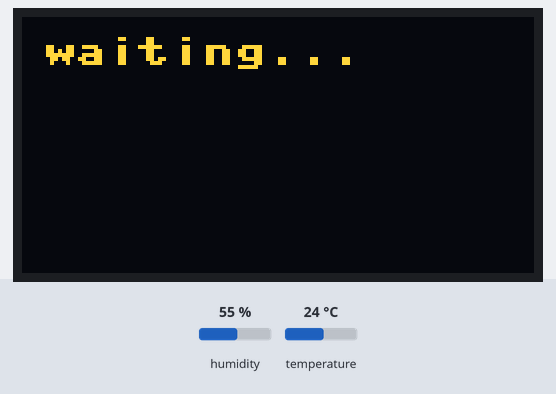
Recording of a program running on a simulated ESP8266 board running MicroPython. Parts: 128×64 one-colour display. The inputs (shaded band) are chosen by the test bench; at power-on: humidity 55 %, temperature 24 °C. The OLED is the two-colour kind (top 16 rows yellow); the clock reads 2024-03-15 10:24:30 at power-on unless the program sets it; web requests get an empty 200 reply after 0.4 s; what the program prints to the serial console is not drawn.

Above: at 1.2 s.
1.3 s: humidity set to 22 %
At 3.8 s:
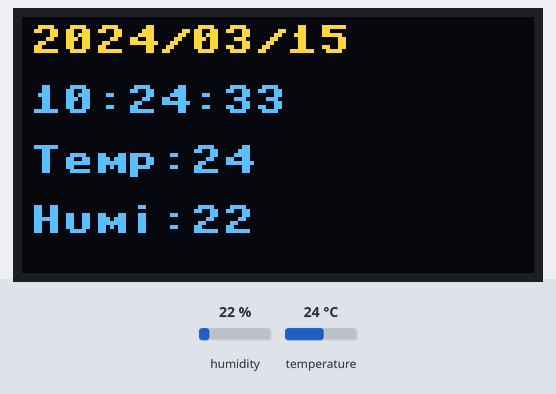
At 5.3 s:
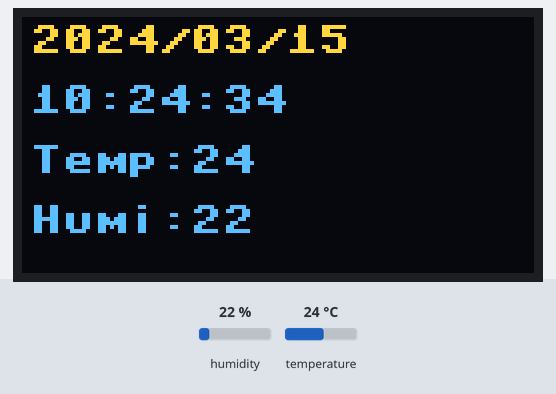
Timing chart, 0 to 6.8 s (numbered marks = the images above; inputs shaded):
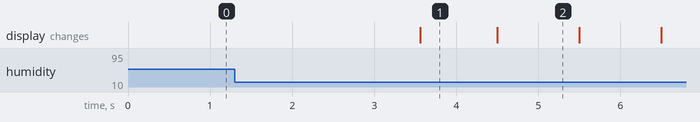

Measured:
- what the display in image 1 shows lasts 0.9 s, from 3.6 s to 4.5 s
- what the display in image 2 shows lasts 1.0 s, from 4.5 s to 5.5 s

The program:

main.py
```python
from machine import Timer;
from thermometer import getHT;
from clock import initMachineTime, getCurrentTime;
from screen import refreshDisplay;
import time;

HT = {
    "temp": "0",
    "humi": "0"
}

currentTime = {
    "date": "-/-/-",
    "time": "-:-:-"
}

currentHour = "";

htTimer = Timer(0);
clockTimer = Timer(1);

def refreshHT(t):
    global HT;
    HT = getHT();

def initTime():
    global currentTime, currentHour;
    initMachineTime();
    currentTime = getCurrentTime();
    print("initTime: ", currentTime);
    currentHour = currentTime["h"];

def updateTime(t):
    global currentTime;
    currentTime = getCurrentTime();
    h = currentTime["h"];
    if h != currentHour:
        initTime();
    refreshDisplay([
        [currentTime["date"], 2, 2],
        [currentTime["time"], 2, 17],
        ["Temp:" + HT["temp"], 2, 32],
        ["Humi:" + HT["humi"], 2, 47]
    ]);

def main():
    refreshDisplay([["waiting...", 5, 5]]);
    time.sleep(2);
    refreshHT(0);
    htTimer.init(period = 1000 * 60 * 10, mode = Timer.PERIODIC, callback = refreshHT);
    clockTimer.init(period = 1000, mode = Timer.PERIODIC, callback = updateTime);

if __name__ == "__main__":
    main();
```

thermometer.py
```python
import dht;
import machine;
from service import uploadHT;

def getHT():
    d = dht.DHT11(machine.Pin(2));
    d.measure();
    t = str(d.temperature());
    h = str(d.humidity());
    data = {
        "temp": t,
        "humi": h
    };
    uploadHT(data);
    return data;
```

clock.py
```python
from machine import RTC;
import ntptime;

def toDoubleStr(n):
    return "0" + str(n) if n < 10 else str(n);

def initMachineTime():
    ntptime.NTP_DELTA = 3155644800   # UTC+8偏移时间（秒），不设置就是UTC0
    ntptime.host = "ntp.ntsc.ac.cn"  # ntp服务器，默认是"pool.ntp.org"
    ntptime.settime();               # 修改设备时间

def getCurrentTime():
    rtc = RTC();
    timeTup = rtc.datetime();
    timeList = list(timeTup);
    Y = str(timeList[0]);
    M = toDoubleStr(timeList[1]);
    D = toDoubleStr(timeList[2]);
    h = toDoubleStr(timeList[4]);
    m = toDoubleStr(timeList[5]);
    s = toDoubleStr(timeList[6]);
    return {
        "date": Y + "/" + M + "/" + D,
        "time": h + ":" + m + ":" +s,
        "h": h
    }
```

screen.py
```python
from machine import Pin, I2C;
from ssd1306 import SSD1306_I2C;

i2c = I2C(scl=Pin(14), sda=Pin(0));
oled = SSD1306_I2C(128, 64, i2c);

def refreshDisplay(data):
    oled.fill(0);
    for i in range(len(data)):
        item = data[i];
        oled.text(item[0], item[1], item[2]);
    oled.show();
```

service.py
```python
import urequests;
import ujson;
import network;
import binascii;

wlan = network.WLAN(network.STA_IF);
b = wlan.config('mac');
mac = binascii.hexlify(b).decode()[2:];

def uploadHT(data):
    b = {
        "macAddress": mac,
        "data": data
    }
    urequests.post("http://192.168.31.222:6080/api/HT/update", headers = {'content-type': 'application/json'}, data = ujson.dumps(b));
```
